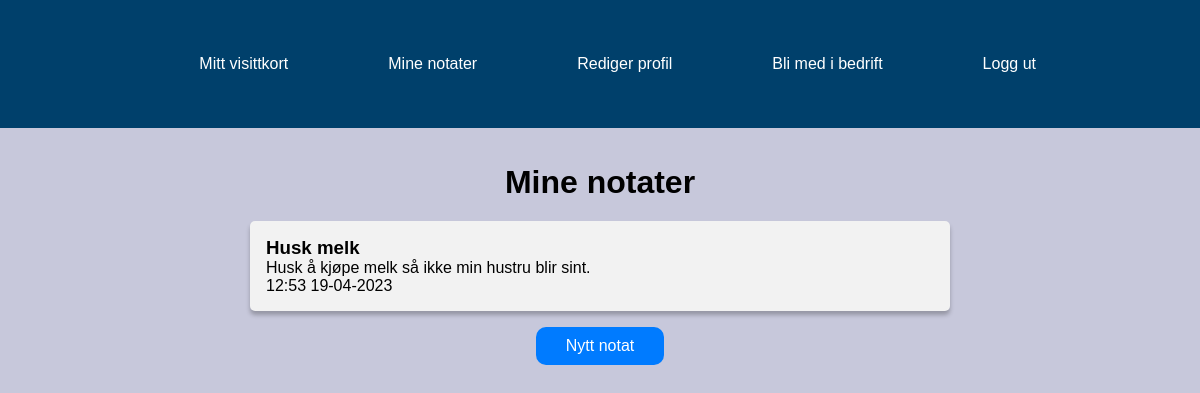
The page /pages/my_notes.php (signed in) on the database its author committed.
### tables this page shows
CREATE TABLE `note` (
    `note_id`       int(11)       NOT NULL,
    `user_id`       int(11)       NOT NULL,
    `note_subject`  varchar(64)   NOT NULL,
    `note_body`     varchar(255)  NOT NULL,
    `note_date`     datetime      NOT NULL
);

### assets/include/db.inc.php (called while the page is built, shortened)
<?php
    $dsn = "mysql:dbname=" . DB_NAME . ";host=" . DB_HOST;
    try {
        $pdo = new PDO($dsn, DB_USER, DB_PASS);
    } catch (PDOException $e) {
    }
    function get_all_notes($user_id) {
        global $pdo;
        $sql = "SELECT note_id, note_subject, note_body, note_date FROM note WHERE user_id = ?";
        $query = $pdo->prepare($sql);
        $query->bindParam(1, $user_id, PDO::PARAM_INT);
        try {
            $query->execute();
            $notes = $query->fetchAll(PDO::FETCH_ASSOC);
            return $notes;
        } catch (PDOException $e) {
            echo $e->getMessage();
            return false;
        }
    }
?>

### assets/include/util.inc.php (called while the page is built, shortened)
<?php
    function digicrypt($data, $boolean) {
        $key = "qkwjdiw239&&jdafweihbrhnan&^%3ggdnawhd4njshjwuuO";
        $encryption_key = base64_decode($key);
        if($boolean) {
            $iv = openssl_random_pseudo_bytes(openssl_cipher_iv_length("aes-256-cbc"));
            $encrypted = openssl_encrypt($data, "aes-256-cbc", $encryption_key, 0, $iv);
            return base64_encode($encrypted . "::" . $iv);
        } else {
            list($encrypted_data, $iv) = array_pad(explode("::", base64_decode($data), 2), 2, null);
            return openssl_decrypt($encrypted_data, "aes-256-cbc", $encryption_key, 0, $iv);
        }
    }
?>

### pages/my_notes.php (the view, shortened to what this page needs)
<?php
    require_once("../assets/include/header.inc.php");
    require_once("../assets/include/db.inc.php");
    require_once("../assets/include/util.inc.php");
    $user_id = $_SESSION["user"]["user_id"];
    $notes = get_all_notes($user_id);
?>
<!DOCTYPE html>
<html lang="no">
<head>
    <link rel="stylesheet" href="../assets/styles/styles.css">
</head>
<body>
    <main>
        <br>
        <br>
        <h1 class="h1_my_notes">Mine notater</h1>
        <?php if($notes):?>
            <section>
                <?php foreach($notes as $note): ?>
                    <div class="notat-boks-wrapper">
                        <div class="notat-boks">
                            <a href="note.php?note_id=<?=$note["note_id"]?>" style="color:black">
                                <h3><?=digicrypt($note["note_subject"], false)?></h3>
                                <p><?=digicrypt($note["note_body"], false)?></p>
                                <p><?=date("H:i d-m-Y", strtotime($note["note_date"]))?></p>
                            </a>
                        </div>
                    </div>
                <?php endforeach; ?>
            </section>
        <?php else: ?>
            <p class="no_notes">Du har ingen notater lagret.</p>
        <?php endif; ?>
        <div class="button-mine-notater">
            <form action="create_note.php" method="post">
                <button type="submit" name="create_note" >Nytt notat</button>
            </form>
        </div>
    </main>
</body>
</html>

### assets/styles/styles.css (style rules this page uses)
* { box-sizing: border-box; margin: 0; padding: 0; }
body { background-color: #C7C8DB; height: 100%; margin: 0; padding: 0; font-family: "Montserrat", sans-serif; }
li .nav-item, a, button { font-weight: 500; font-size: 16px; color: white; text-decoration: none; }
* { box-sizing: border-box; }
.notat-boks-wrapper, .Ansatt-wrapper { display: flex; justify-content: center; width: 100%; margin-bottom: 1rem; }
.notat-boks, .Ansatte { padding: 1rem; background-color: #f2f2f2; border-radius: 5px; box-shadow: 0px 4px 4px rgba(0, 0, 0, 0.25); width: 100%; max-width: 700px; }
.button-mine-notater button[type="submit"] { background-color: #007bff; color: #fff; border: none; border-radius: 10px; padding: 10px 30px; font-size: 16px; cursor: pointer; justify-content: center; align-items: center; display: block; margin: 10px auto; }
.h1_my_notes { display: flex; justify-content: center; margin-bottom: 20px; }

### rows shown on the page
note: note_subject "Husk melk", note_body "Husk å kjøpe melk så ikke min hustru blir sint.", note_date "12:53 19-04-2023"
